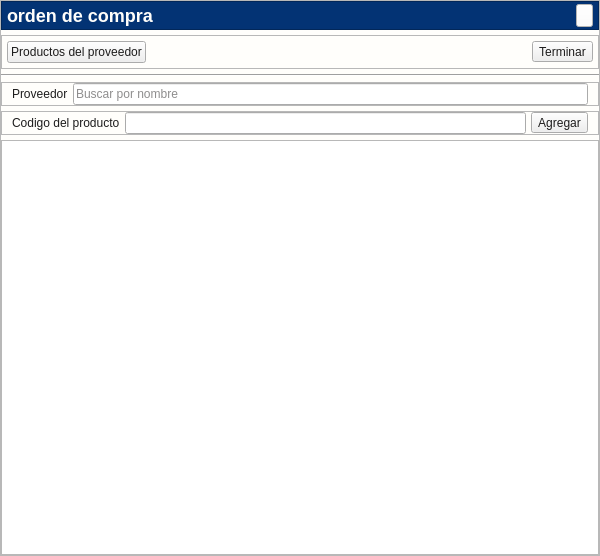
<?xml version="1.0" encoding="UTF-8"?>
<ui version="4.0">
 <class>Orden_compra</class>
 <widget class="QWidget" name="Orden_compra">
  <property name="geometry">
   <rect>
    <x>0</x>
    <y>0</y>
    <width>600</width>
    <height>556</height>
   </rect>
  </property>
  <property name="minimumSize">
   <size>
    <width>600</width>
    <height>556</height>
   </size>
  </property>
  <property name="maximumSize">
   <size>
    <width>600</width>
    <height>556</height>
   </size>
  </property>
  <property name="windowTitle">
   <string>Form</string>
  </property>
  <property name="styleSheet">
   <string notr="true">*{
color: #1d1c1c;
}
#Orden_compra{
background-color: #fffefb;
}
#contenedor_encabezado{
background-color: rgb(3, 51, 116);
height: 30px;
}
#label_wc_titulo_ordencompra{
color: #fffefb;
font-size: 18px;
font-weight:bold;
font-family:&quot;Arial&quot;;
}
[objectName*=&quot;contenedor&quot;]{ background: #fffefb; border:none;}
[objectName*=&quot;frame&quot;]{
background-color: #fffefb;
}
*[objectName*=&quot;etiqueta_&quot;]{
font-family: Arial;
font-size: 14px;
font-weight:bold;
}
*[objectName*=&quot;btn_btn_&quot;]{
background: #00619a;
font-size: 14px;
font-family: Arial;
font-weight: bold;
min-height: 25px;
border: none;
border-radius: 5px;
color: #fffefb;
padding: 3px 5px;
}
*[objectName*=&quot;btn_btn_agregar&quot;]{
background-color: #00619a;
}
*[objectName*=&quot;btn_btn_&quot;]:hover{
background-color: #59a5f5;
}
#btn_btn_agregar:hover{
background-color: #68a67d;
}
#btn_btn_terminar:hover{
background-color: #68a67d;
}
#btn_btn_cerrar{
background-color: #fffefb;
min-height:15px;
max-width:15px;
}
#btn_btn_cerrar:pressed{
background: rgb(222, 221, 218);
}
*[objectName*=&quot;txt_&quot;]{
background-color:#F5F5F5;
color: #1d1c1c;
border: none;
border-bottom: 1px solid;
border-radius: 5px;
font-size: 12px;
font-family: Arial;
}
*[objectName^=&quot;txt_&quot;]::focus{
border-bottom: 2px solid #00668c;
}
*[objectName*=&quot;numerodecimal_&quot;]{
background-color: #F5F5F5;
color: #1d1c1c;
border: none;
border-bottom: 1px solid;
border-radius: 5px;
font-size: 14px;
font-family: Arial;
}
*[objectName^=&quot;numerodecimal_&quot;]::focus{
border-bottom: 2px solid #00668c;
}
/*TABLA*/

[objectName*=&quot;tabla_&quot;] {
    font-family: Arial;
    font-size: 14px;
background: #F5F5F5;
}

/* Encabezados de la tabla */
[objectName*=&quot;tabla_&quot;] QHeaderView::section {
    background-color: #023375;
    color: white;
    font-family: &quot;Arial&quot;;
    font-size: 16px;
    padding: 5px;
    border: 1px solid gray;
}

/* Encabezado horizontal */
[objectName*=&quot;tabla_&quot;] QHeaderView::horizontal {
    background-color: #023375;
    color: white;
}

/* Encabezado vertical */
[objectName*=&quot;tabla_&quot;] QHeaderView::vertical {
    background-color: #023375;
    color: white;
}
</string>
  </property>
  <layout class="QGridLayout" name="gridLayout">
   <property name="leftMargin">
    <number>0</number>
   </property>
   <property name="topMargin">
    <number>0</number>
   </property>
   <property name="rightMargin">
    <number>0</number>
   </property>
   <property name="bottomMargin">
    <number>0</number>
   </property>
   <property name="spacing">
    <number>0</number>
   </property>
   <item row="0" column="0">
    <widget class="QFrame" name="contenedor_frame">
     <property name="frameShape">
      <enum>QFrame::Shape::StyledPanel</enum>
     </property>
     <property name="frameShadow">
      <enum>QFrame::Shadow::Raised</enum>
     </property>
     <layout class="QGridLayout" name="gridLayout_4">
      <property name="leftMargin">
       <number>0</number>
      </property>
      <property name="topMargin">
       <number>0</number>
      </property>
      <property name="rightMargin">
       <number>0</number>
      </property>
      <property name="bottomMargin">
       <number>0</number>
      </property>
      <property name="horizontalSpacing">
       <number>0</number>
      </property>
      <property name="verticalSpacing">
       <number>5</number>
      </property>
      <item row="0" column="0">
       <widget class="QFrame" name="contenedor_encabezado">
        <property name="frameShape">
         <enum>QFrame::Shape::StyledPanel</enum>
        </property>
        <property name="frameShadow">
         <enum>QFrame::Shadow::Raised</enum>
        </property>
        <layout class="QHBoxLayout" name="horizontalLayout">
         <property name="spacing">
          <number>0</number>
         </property>
         <property name="leftMargin">
          <number>5</number>
         </property>
         <property name="topMargin">
          <number>2</number>
         </property>
         <property name="rightMargin">
          <number>5</number>
         </property>
         <property name="bottomMargin">
          <number>2</number>
         </property>
         <item>
          <widget class="QLabel" name="label_wc_titulo_ordencompra">
           <property name="minimumSize">
            <size>
             <width>0</width>
             <height>0</height>
            </size>
           </property>
           <property name="maximumSize">
            <size>
             <width>16777215</width>
             <height>16777215</height>
            </size>
           </property>
           <property name="text">
            <string>orden de compra</string>
           </property>
          </widget>
         </item>
         <item>
          <spacer name="horizontalSpacer_2">
           <property name="orientation">
            <enum>Qt::Orientation::Horizontal</enum>
           </property>
           <property name="sizeHint" stdset="0">
            <size>
             <width>411</width>
             <height>20</height>
            </size>
           </property>
          </spacer>
         </item>
         <item>
          <widget class="QPushButton" name="btn_btn_cerrar">
           <property name="cursor">
            <cursorShape>PointingHandCursor</cursorShape>
           </property>
           <property name="text">
            <string/>
           </property>
           <property name="icon">
            <iconset resource="../../Source/ibootstrap.qrc">
             <normaloff>:/Icons/Bootstrap/x-lg.svg</normaloff>:/Icons/Bootstrap/x-lg.svg</iconset>
           </property>
          </widget>
         </item>
        </layout>
       </widget>
      </item>
      <item row="1" column="0">
       <widget class="QFrame" name="contenedor_frame_4">
        <property name="frameShape">
         <enum>QFrame::Shape::StyledPanel</enum>
        </property>
        <property name="frameShadow">
         <enum>QFrame::Shadow::Raised</enum>
        </property>
        <layout class="QHBoxLayout" name="horizontalLayout_2">
         <property name="spacing">
          <number>5</number>
         </property>
         <property name="leftMargin">
          <number>5</number>
         </property>
         <property name="topMargin">
          <number>5</number>
         </property>
         <property name="rightMargin">
          <number>5</number>
         </property>
         <property name="bottomMargin">
          <number>5</number>
         </property>
         <item>
          <widget class="QPushButton" name="btn_btn_productosProveedor">
           <property name="cursor">
            <cursorShape>PointingHandCursor</cursorShape>
           </property>
           <property name="text">
            <string>Productos del proveedor</string>
           </property>
          </widget>
         </item>
         <item>
          <spacer name="horizontalSpacer">
           <property name="orientation">
            <enum>Qt::Orientation::Horizontal</enum>
           </property>
           <property name="sizeHint" stdset="0">
            <size>
             <width>315</width>
             <height>20</height>
            </size>
           </property>
          </spacer>
         </item>
         <item>
          <widget class="QToolButton" name="btn_btn_terminar">
           <property name="cursor">
            <cursorShape>PointingHandCursor</cursorShape>
           </property>
           <property name="text">
            <string>Terminar</string>
           </property>
          </widget>
         </item>
        </layout>
       </widget>
      </item>
      <item row="2" column="0">
       <widget class="Line" name="line">
        <property name="orientation">
         <enum>Qt::Orientation::Horizontal</enum>
        </property>
       </widget>
      </item>
      <item row="3" column="0">
       <widget class="QFrame" name="contenedor_frame_2">
        <property name="frameShape">
         <enum>QFrame::Shape::StyledPanel</enum>
        </property>
        <property name="frameShadow">
         <enum>QFrame::Shadow::Raised</enum>
        </property>
        <layout class="QGridLayout" name="gridLayout_2">
         <property name="leftMargin">
          <number>10</number>
         </property>
         <property name="topMargin">
          <number>0</number>
         </property>
         <property name="rightMargin">
          <number>10</number>
         </property>
         <property name="bottomMargin">
          <number>0</number>
         </property>
         <property name="horizontalSpacing">
          <number>5</number>
         </property>
         <property name="verticalSpacing">
          <number>0</number>
         </property>
         <item row="0" column="1">
          <widget class="QLineEdit" name="txt_buscarproveedor">
           <property name="placeholderText">
            <string>Buscar por nombre</string>
           </property>
          </widget>
         </item>
         <item row="0" column="0">
          <widget class="QLabel" name="etiqueta_proveedor">
           <property name="text">
            <string>Proveedor</string>
           </property>
           <property name="textFormat">
            <enum>Qt::TextFormat::AutoText</enum>
           </property>
          </widget>
         </item>
        </layout>
       </widget>
      </item>
      <item row="4" column="0">
       <widget class="QFrame" name="contenedor_frame_3">
        <property name="frameShape">
         <enum>QFrame::Shape::StyledPanel</enum>
        </property>
        <property name="frameShadow">
         <enum>QFrame::Shadow::Raised</enum>
        </property>
        <layout class="QGridLayout" name="gridLayout_3">
         <property name="leftMargin">
          <number>10</number>
         </property>
         <property name="topMargin">
          <number>0</number>
         </property>
         <property name="rightMargin">
          <number>10</number>
         </property>
         <property name="bottomMargin">
          <number>0</number>
         </property>
         <property name="horizontalSpacing">
          <number>5</number>
         </property>
         <property name="verticalSpacing">
          <number>0</number>
         </property>
         <item row="0" column="0">
          <widget class="QLabel" name="etiqueta_codigobarras">
           <property name="text">
            <string>Codigo del producto</string>
           </property>
          </widget>
         </item>
         <item row="0" column="1">
          <widget class="QLineEdit" name="txt_buscarproducto"/>
         </item>
         <item row="0" column="2">
          <widget class="QToolButton" name="btn_btn_agregar">
           <property name="cursor">
            <cursorShape>PointingHandCursor</cursorShape>
           </property>
           <property name="text">
            <string>Agregar</string>
           </property>
          </widget>
         </item>
        </layout>
       </widget>
      </item>
      <item row="5" column="0">
       <widget class="QTableView" name="tabla_ordencompra"/>
      </item>
     </layout>
    </widget>
   </item>
  </layout>
 </widget>
 <resources>
  <include location="../../Source/ibootstrap.qrc"/>
 </resources>
 <connections/>
</ui>
